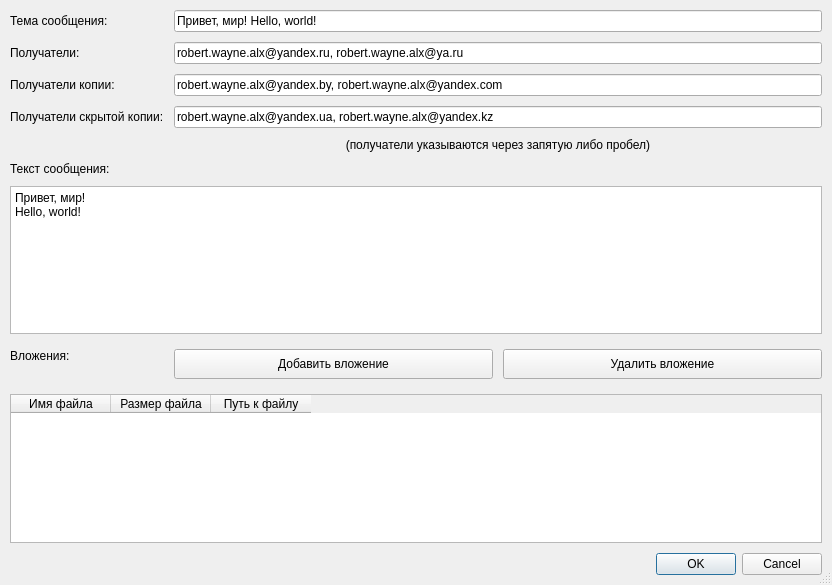
<?xml version="1.0" encoding="UTF-8"?>
<ui version="4.0">
 <class>SendMessageDialog</class>
 <widget class="QDialog" name="SendMessageDialog">
  <property name="geometry">
   <rect>
    <x>0</x>
    <y>0</y>
    <width>832</width>
    <height>585</height>
   </rect>
  </property>
  <property name="windowTitle">
   <string>Отправить сообщение</string>
  </property>
  <property name="windowIcon">
   <iconset resource="resources.qrc">
    <normaloff>:/icons/icons/send_message.png</normaloff>:/icons/icons/send_message.png</iconset>
  </property>
  <property name="sizeGripEnabled">
   <bool>true</bool>
  </property>
  <property name="modal">
   <bool>true</bool>
  </property>
  <layout class="QFormLayout" name="formLayout">
   <property name="fieldGrowthPolicy">
    <enum>QFormLayout::AllNonFixedFieldsGrow</enum>
   </property>
   <property name="rowWrapPolicy">
    <enum>QFormLayout::DontWrapRows</enum>
   </property>
   <property name="horizontalSpacing">
    <number>10</number>
   </property>
   <property name="verticalSpacing">
    <number>10</number>
   </property>
   <property name="leftMargin">
    <number>10</number>
   </property>
   <property name="topMargin">
    <number>10</number>
   </property>
   <property name="rightMargin">
    <number>10</number>
   </property>
   <property name="bottomMargin">
    <number>10</number>
   </property>
   <item row="0" column="0">
    <widget class="QLabel" name="subject_label">
     <property name="text">
      <string>Тема сообщения:</string>
     </property>
    </widget>
   </item>
   <item row="0" column="1">
    <widget class="QLineEdit" name="subject_line_edit">
     <property name="text">
      <string>Привет, мир! Hello, world!</string>
     </property>
    </widget>
   </item>
   <item row="1" column="0">
    <widget class="QLabel" name="recipients_label">
     <property name="text">
      <string>Получатели:</string>
     </property>
    </widget>
   </item>
   <item row="1" column="1">
    <widget class="QLineEdit" name="recipients_line_edit">
     <property name="text">
      <string>robert.wayne.alx@yandex.ru, robert.wayne.alx@ya.ru</string>
     </property>
    </widget>
   </item>
   <item row="2" column="0">
    <widget class="QLabel" name="cc_recipients_label">
     <property name="text">
      <string>Получатели копии:</string>
     </property>
    </widget>
   </item>
   <item row="2" column="1">
    <widget class="QLineEdit" name="cc_recipients_line_edit">
     <property name="text">
      <string>robert.wayne.alx@yandex.by, robert.wayne.alx@yandex.com</string>
     </property>
    </widget>
   </item>
   <item row="3" column="0">
    <widget class="QLabel" name="bcc_recipients_label">
     <property name="text">
      <string>Получатели скрытой копии:</string>
     </property>
    </widget>
   </item>
   <item row="3" column="1">
    <widget class="QLineEdit" name="bcc_recipients_line_edit">
     <property name="text">
      <string>robert.wayne.alx@yandex.ua, robert.wayne.alx@yandex.kz</string>
     </property>
    </widget>
   </item>
   <item row="6" column="0">
    <widget class="QLabel" name="content_label">
     <property name="text">
      <string>Текст сообщения:</string>
     </property>
    </widget>
   </item>
   <item row="7" column="0" colspan="2">
    <widget class="QPlainTextEdit" name="content_text_edit">
     <property name="minimumSize">
      <size>
       <width>0</width>
       <height>0</height>
      </size>
     </property>
     <property name="frameShadow">
      <enum>QFrame::Raised</enum>
     </property>
     <property name="lineWrapMode">
      <enum>QPlainTextEdit::NoWrap</enum>
     </property>
     <property name="plainText">
      <string>Привет, мир!
Hello, world!
</string>
     </property>
    </widget>
   </item>
   <item row="12" column="0">
    <widget class="QLabel" name="attachment_label">
     <property name="text">
      <string>Вложения:</string>
     </property>
    </widget>
   </item>
   <item row="12" column="1">
    <widget class="QWidget" name="widget" native="true">
     <property name="sizePolicy">
      <sizepolicy hsizetype="Preferred" vsizetype="Preferred">
       <horstretch>0</horstretch>
       <verstretch>0</verstretch>
      </sizepolicy>
     </property>
     <property name="minimumSize">
      <size>
       <width>0</width>
       <height>40</height>
      </size>
     </property>
     <layout class="QHBoxLayout" name="horizontalLayout">
      <property name="spacing">
       <number>10</number>
      </property>
      <property name="leftMargin">
       <number>0</number>
      </property>
      <property name="topMargin">
       <number>0</number>
      </property>
      <property name="rightMargin">
       <number>0</number>
      </property>
      <property name="bottomMargin">
       <number>0</number>
      </property>
      <item>
       <widget class="QPushButton" name="add_attachment">
        <property name="minimumSize">
         <size>
          <width>0</width>
          <height>30</height>
         </size>
        </property>
        <property name="text">
         <string>Добавить вложение</string>
        </property>
       </widget>
      </item>
      <item>
       <widget class="QPushButton" name="remove_attachment">
        <property name="minimumSize">
         <size>
          <width>0</width>
          <height>30</height>
         </size>
        </property>
        <property name="text">
         <string>Удалить вложение</string>
        </property>
       </widget>
      </item>
     </layout>
    </widget>
   </item>
   <item row="13" column="0" colspan="2">
    <widget class="QTableWidget" name="attachments_table">
     <property name="frameShadow">
      <enum>QFrame::Raised</enum>
     </property>
     <property name="editTriggers">
      <set>QAbstractItemView::NoEditTriggers</set>
     </property>
     <property name="selectionMode">
      <enum>QAbstractItemView::SingleSelection</enum>
     </property>
     <property name="selectionBehavior">
      <enum>QAbstractItemView::SelectRows</enum>
     </property>
     <attribute name="horizontalHeaderHighlightSections">
      <bool>false</bool>
     </attribute>
     <attribute name="horizontalHeaderShowSortIndicator" stdset="0">
      <bool>false</bool>
     </attribute>
     <attribute name="verticalHeaderHighlightSections">
      <bool>false</bool>
     </attribute>
     <column>
      <property name="text">
       <string>Имя файла</string>
      </property>
     </column>
     <column>
      <property name="text">
       <string>Размер файла</string>
      </property>
     </column>
     <column>
      <property name="text">
       <string>Путь к файлу</string>
      </property>
     </column>
    </widget>
   </item>
   <item row="15" column="0" colspan="2">
    <widget class="QDialogButtonBox" name="button_box">
     <property name="orientation">
      <enum>Qt::Horizontal</enum>
     </property>
     <property name="standardButtons">
      <set>QDialogButtonBox::Cancel|QDialogButtonBox::Ok</set>
     </property>
    </widget>
   </item>
   <item row="4" column="1">
    <widget class="QLabel" name="note_label">
     <property name="text">
      <string>(получатели указываются через запятую либо пробел)</string>
     </property>
     <property name="alignment">
      <set>Qt::AlignCenter</set>
     </property>
    </widget>
   </item>
  </layout>
 </widget>
 <resources>
  <include location="resources.qrc"/>
 </resources>
 <connections>
  <connection>
   <sender>button_box</sender>
   <signal>accepted()</signal>
   <receiver>SendMessageDialog</receiver>
   <slot>accept()</slot>
   <hints>
    <hint type="sourcelabel">
     <x>248</x>
     <y>254</y>
    </hint>
    <hint type="destinationlabel">
     <x>157</x>
     <y>274</y>
    </hint>
   </hints>
  </connection>
  <connection>
   <sender>button_box</sender>
   <signal>rejected()</signal>
   <receiver>SendMessageDialog</receiver>
   <slot>reject()</slot>
   <hints>
    <hint type="sourcelabel">
     <x>316</x>
     <y>260</y>
    </hint>
    <hint type="destinationlabel">
     <x>286</x>
     <y>274</y>
    </hint>
   </hints>
  </connection>
 </connections>
</ui>
